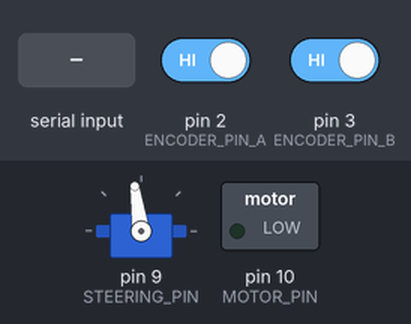
This sketch was run on a simulated Arduino Leonardo, built with avr-gcc and run on an emulated ATmega32U4. Parts: servo, switched loads named in the sketch (green lamp = pin HIGH). Wiring (inferred from the names in the program): servo: signal pin 9. Inputs (shaded band) come from the test bench; at power-on: pin 2 (ENCODER_PIN_A) HIGH, pin 3 (ENCODER_PIN_B) HIGH. The modem accepts every AT command (registered, SIM ready, sends succeed) and sends nothing else; servo pulses on a pin are drawn as a servo (544–2400 µs = 0–180°); pins used as bus, display or sensor lines are not drawn; what the sketch prints to the serial monitor is not drawn.

Above: at 1.2 s.
1.3 s: "-" received over Serial
2.8 s: "i" received over Serial
Timing chart, 0 to 29.0 s (numbered marks = the images above; inputs shaded):
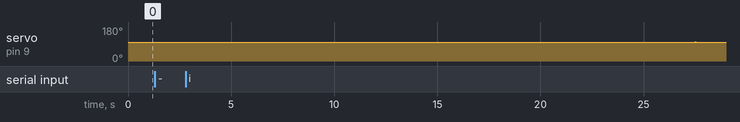

The sketch:

SpeedSteeringManualControl2.ino
```cpp
/**
 * Tests the speed and steering angle controllers in the Pharos Lab Traxxas Stampede mobility chassis.
 * The speed controller implements a PID loop that adjusts the speed command being
 * sent to the motor controller based on feedback from the encoder.  The user can
 * adjust the target speed by using the '-' and '+' keys through the serial console.
 * The initial target speed is 0m/s.  The target speeds (in cm/s) are defined within the
 * TARGET_SPEED array.
 *
 * The steering angle is controlled by '/' and '*' keys through the serial console.
 *
 * This program runs on an Arduino Pro mini with the encoder channel A attached to pin 2,
 * encoder channel B attached to pin 3, the motor controller's signal line connected to pin 10,
 * and the steering servo attached to pin 9.
 *
 * The Syren 25A motor controller must be set on Packetized Serial input mode.  The DIP switches
 * are set as follows: OFF, OFF, OFF, ON, ON, ON
 *
 * @author Chien-Liang Fok
 * @date 02/15/2012
 */

#include <SoftwareSerial.h> // for communicating with SyRen 25A motor controller
#include "ProteusServo.h"   // for generating R/C PWM signal for steering servo

int TARGET_SPEED[] = {-200, -175, -150, -125, -100, -75, -50, -25, 0, 25, 50, 75, 100, 125, 150, 175, 200};
#define NUM_SPEEDS 17
int _currentSpeedIndx = 8;

// Define constants and variables used for controlling the SyRen 25A motor controller

SoftwareSerial _motorPort(11, 10);  // RX, TX

byte MOTOR_START_BYTE = 170;
byte MOTOR_ADDR = 128;
byte MOTOR_CMD_FORWARD = 0;
byte MOTOR_CMD_BACKWARD = 1;
byte MOTOR_PWR_MAX = 127;
byte MOTOR_PWR_STOP = 0;
int _currMotorPwr = MOTOR_PWR_STOP;   // used by the PID controller, range -MOTOR_PWR_MAX to MOTOR_PWR_MAX
boolean _motorInit = false;

#define MOTOR_POS_ACCEL_LIMIT 0  // The max positive acceleration in m/s/100ms
#define MOTOR_NEG_ACCEL_LIMIT 50  // The max negative acceleration in m/s/100ms
#define MOTOR_MAX_ERROR 100 // The maximum error in cm/s

/*
 * Define the pins used by this program.
 */
enum PIN_ASSIGNMENTS {
  ENCODER_PIN_A = 2,
  ENCODER_PIN_B = 3,
  STEERING_PIN = 9,
  MOTOR_PIN = 10,
  LED_PIN = 13,
};

/*
 * Define the range of parameters for controlling the steering angle.
 */
#define STEERING_MIN_PULSE 1000
#define STEERING_MAX_PULSE 2000
#define STEERING_MAX_LEFT 20
#define STEERING_CENTER 100
#define STEERING_MAX_RIGHT 180

byte _ledState = 0;

volatile int _encoderCnt = 0;
boolean _A_set = false;
boolean _B_set = false;

/**
 * The time when the speed command was last updated in milliseconds since the MCU was powered on.
 */
unsigned long _prevUpdateTime = 0;

//unsigned int _currMotorCmd = MOTOR_STOP; // This is the command send to the Servo component, which generates the RC PWM signal.
int _targetSpeed = 0; // units is cm/s (50cm/s = 0.5m/s)
int _throttledTargetSpeed = 0; // units is cm/s

/**
 * Define the coefficients of the motor PID controller.
 */
#define MOTOR_PID_P 10
#define MOTOR_PID_I 0
#define MOTOR_PID_D 0

int _prevErr = 0;  // The previous error.  This is used when computing the "D" term of the PID controller.
int _totalErr = 0; // The cumulative error since the system started.  This is used by the "I" term in the PID controller

ProteusServo _steeringServo;
int _steeringAngle = STEERING_CENTER;


void setup() {

  // Configure the encoder pins
  pinMode(ENCODER_PIN_A, INPUT);
  pinMode(ENCODER_PIN_B, INPUT);
  digitalWrite(ENCODER_PIN_A, HIGH);  // turn on pullup resistor
  digitalWrite(ENCODER_PIN_B, HIGH);  // turn on pullup resistor

  // Configure the encoder interrupts
  attachInterrupt(0, doEncoderA, CHANGE); // encoder channel A is on pin 2, interrupt 0
  attachInterrupt(1, doEncoderB, CHANGE); // encoder channel B is on pin 3, interrupt 1

  // Initialize the motor controller.  The motor is controlled via a packetized serial protocol
  pinMode(MOTOR_PIN, OUTPUT);   //PEDRO-DEBUG
  _motorPort.begin(9600);

  // Set the target speed.
  _targetSpeed = TARGET_SPEED[_currentSpeedIndx];

  _steeringServo.attach(STEERING_PIN, STEERING_MIN_PULSE, STEERING_MAX_PULSE);
  _steeringServo.write(STEERING_CENTER);

  // Initialize the serial port.  This is for communicating the PID controller's state to an attached PC.
  Serial.begin(115200);
}

void sendMotorPacket() {
 // Serial.println("Calling Motor Packet");

  byte currMotorAbsPwr = abs(_currMotorPwr);

  byte currMotorCmd = MOTOR_CMD_FORWARD;
  if (_currMotorPwr < 0) {
    currMotorCmd = MOTOR_CMD_BACKWARD;
  }

  byte motorChecksum = 0x7F & (MOTOR_ADDR + currMotorCmd + currMotorAbsPwr);

  //Serial.println(_motorInit);
  //Serial.println(_steeringServo.isBusy());

  if (_motorInit && !_steeringServo.isBusy()) {
    Serial.print("Actual motor cmd: ");
    Serial.print(currMotorCmd);
    Serial.print(", Acutal motor pwr: ");
    Serial.print(currMotorAbsPwr);
    Serial.print(", Checksum: ");
    Serial.println(motorChecksum);
    _motorPort.write(MOTOR_ADDR); // send address byte
    _motorPort.write(currMotorCmd);
    _motorPort.write(currMotorAbsPwr);
    _motorPort.write(motorChecksum);

  //  Serial.println("Sending Motor Packet");
  }
}

void loop() {
  unsigned long currTime = millis();

  if (Serial.available()) {
    char dir = Serial.read();
    if (dir == '-') {
      if (_currentSpeedIndx > 0) {
        _currentSpeedIndx--;
        _targetSpeed = TARGET_SPEED[_currentSpeedIndx];
      }
    } else if (dir == '+') {
      if (_currentSpeedIndx < NUM_SPEEDS - 1) {
         _currentSpeedIndx++;
        _targetSpeed = TARGET_SPEED[_currentSpeedIndx];
      }
    } else if (dir == '/') {
      _steeringAngle--;
      if (_steeringAngle < STEERING_MAX_LEFT)
        _steeringAngle = STEERING_MAX_LEFT;
    } else if (dir == '*') {
      _steeringAngle++;
      if (_steeringAngle > STEERING_MAX_RIGHT)
        _steeringAngle = STEERING_MAX_RIGHT;
    } else if (dir == 'i') {
      _motorPort.write(MOTOR_START_BYTE); // set the baud rate
      _motorInit = true;
      Serial.println("Motor Controller Initialized.");
    }

    _steeringServo.write(_steeringAngle);

    Serial.print("Target speed: ");
    Serial.print(_targetSpeed);
    Serial.print("Steering angle: ");
    Serial.println(_steeringAngle);

    toggleLED();
  }

  /**
   * Update the throttled target speed and PID controller every 100ms.
   */
  if (calcTimeDiff(_prevUpdateTime, currTime) >= 500) {
    int encoderCnt = _encoderCnt;
    _encoderCnt = 0;
    _prevUpdateTime = currTime;

    // Compute the number of encoder counts per second.
    // Since encoderCnt is the number of counter per 100ms, multiply by 10 to get
    // number of counts per second.
    int cntPerSecond = encoderCnt * 10;

    // Calculate speed in cm/s.  To do this, divide cntPerSecond
    // by 1000 (since there are 1000 encoder counts per wheel rotation), then multiple
    // by 36 (since the wheel's circumference is 36cm).  Collectivity,
    // this is approximately equal to dividing cntPerSecond by 28.
    int currSpeed = cntPerSecond / 28; // / 1000 * 36;

    // Update the throttled target speed.  This implements software-based acceleration/deceleration.
    if (_throttledTargetSpeed != _targetSpeed) {
      if (_throttledTargetSpeed < _targetSpeed) {
        // Must increase speed
        if (MOTOR_POS_ACCEL_LIMIT == 0 || _targetSpeed - _throttledTargetSpeed < MOTOR_POS_ACCEL_LIMIT)
          _throttledTargetSpeed = _targetSpeed;
        else
          _throttledTargetSpeed += MOTOR_POS_ACCEL_LIMIT;
      } else {
        // Must decrease speed
        if (MOTOR_NEG_ACCEL_LIMIT == 0 || _throttledTargetSpeed - _targetSpeed < MOTOR_NEG_ACCEL_LIMIT)
          _throttledTargetSpeed = _targetSpeed;
        else
          _throttledTargetSpeed -= MOTOR_NEG_ACCEL_LIMIT;
      }
    }

    // Check for special stop condition
    if (_throttledTargetSpeed == 0) {
      _currMotorPwr = MOTOR_PWR_STOP;
      _prevErr = _totalErr = 0;
    } else {
      // Calculate the speed error in cm/s.  A positive value means the robot
      // is currently traveling too slow and must speed up.
      int currSpeedErr = _throttledTargetSpeed - currSpeed;

      // Update the PID controller terms.
      _totalErr += currSpeedErr;
      int deltaErr = currSpeedErr - _prevErr;
      _prevErr = currSpeedErr;

      if (abs(_prevErr) > MOTOR_MAX_ERROR) {
        _currMotorPwr = MOTOR_PWR_STOP;
        _prevErr = _totalErr = _throttledTargetSpeed = 0;
      } else {
        // Generate the new motor command
        _currMotorPwr += currSpeedErr/MOTOR_PID_P + MOTOR_PID_I * _totalErr + MOTOR_PID_D * deltaErr;
      }

      // Apply the cutoffs to ensure the robot does not move too fast
      if (_currMotorPwr > MOTOR_PWR_MAX) {
        _currMotorPwr = MOTOR_PWR_MAX;
      }
    }

    // Send the new motor command to the motor.
    sendMotorPacket();

    Serial.print("target: ");
    Serial.print(_targetSpeed);
    Serial.print(", actual: ");
    Serial.print(currSpeed);
    Serial.print(", motor pwr: ");
    Serial.print(_currMotorPwr);
    Serial.print(", total err: ");
    Serial.print(_totalErr);
    Serial.print(", prev err: ");
    Serial.println(_prevErr);
  }
}

unsigned long calcTimeDiff(unsigned long time1, unsigned long time2) {
  if (time1 > time2) {
    unsigned long maxUL = 0xFFFFFFFF;
    return maxUL - time2 + time1;
  } else
    return time2 - time1;
}

// The following encoder interrupts were taken from:
// http://www.arduino.cc/playground/Main/RotaryEncoders

// Interrupt on A changing state
void doEncoderA(){
  // Test transition
  _A_set = digitalRead(ENCODER_PIN_A) == HIGH;
  // and adjust counter + if A leads B
  _encoderCnt += (_A_set != _B_set) ? +1 : -1;
}

// Interrupt on B changing state
void doEncoderB(){
  // Test transition
  _B_set = digitalRead(ENCODER_PIN_B) == HIGH;
  // and adjust counter + if B follows A
  _encoderCnt += (_A_set == _B_set) ? +1 : -1;
}

void toggleLED() {
  digitalWrite(LED_PIN, _ledState);
  _ledState != _ledState;
}
```

ProteusServo.h
```cpp
// (licence header left out)
/*

  A servo is activated by creating an instance of the Servo class passing the desired pin to the attach() method.
  The servos are pulsed in the background using the value most recently written using the write() method

  Note that analogWrite of PWM on pins associated with the timer are disabled when the first servo is attached.
  Timers are seized as needed in groups of 12 servos - 24 servos use two timers, 48 servos will use four.
  The sequence used to sieze timers is defined in timers.h

  The methods are:

   Servo - Class for manipulating servo motors connected to Arduino pins.

   attach(pin )  - Attaches a servo motor to an i/o pin.
   attach(pin, min, max  ) - Attaches to a pin setting min and max values in microseconds
   default min is 544, max is 2400

   write()     - Sets the servo angle in degrees.  (invalid angle that is valid as pulse in microseconds is treated as microseconds)
   writeMicroseconds() - Sets the servo pulse width in microseconds
   read()      - Gets the last written servo pulse width as an angle between 0 and 180.
   readMicroseconds()   - Gets the last written servo pulse width in microseconds. (was read_us() in first release)
   attached()  - Returns true if there is a servo attached.
   detach()    - Stops an attached servos from pulsing its i/o pin.
 */

#ifndef ProteusServo_h
#define ProteusServo_h

#include <inttypes.h>

/*
 * Defines for 16 bit timers used with  Servo library
 *
 * If _useTimerX is defined then TimerX is a 16 bit timer on the curent board
 * timer16_Sequence_t enumerates the sequence that the timers should be allocated
 * _Nbr_16timers indicates how many 16 bit timers are available.
 *
 */

// Say which 16 bit timers can be used and in what order
#if defined(__AVR_ATmega1280__) || defined(__AVR_ATmega2560__)
#define _useTimer5
#define _useTimer1
#define _useTimer3
#define _useTimer4
typedef enum { _timer5, _timer1, _timer3, _timer4, _Nbr_16timers } timer16_Sequence_t ;

#elif defined(__AVR_ATmega32U4__)
#define _useTimer3
#define _useTimer1
typedef enum { _timer3, _timer1, _Nbr_16timers } timer16_Sequence_t ;

#elif defined(__AVR_AT90USB646__) || defined(__AVR_AT90USB1286__)
#define _useTimer3
#define _useTimer1
typedef enum { _timer3, _timer1, _Nbr_16timers } timer16_Sequence_t ;

#elif defined(__AVR_ATmega128__) ||defined(__AVR_ATmega1281__)||defined(__AVR_ATmega2561__)
#define _useTimer3
#define _useTimer1
typedef enum { _timer3, _timer1, _Nbr_16timers } timer16_Sequence_t ;

#else  // everything else
#define _useTimer1
typedef enum { _timer1, _Nbr_16timers } timer16_Sequence_t ;
#endif

#define Servo_VERSION           2      // software version of this library

#define MIN_PULSE_WIDTH       544     // the shortest pulse sent to a servo
#define MAX_PULSE_WIDTH      2400     // the longest pulse sent to a servo
#define DEFAULT_PULSE_WIDTH  1500     // default pulse width when servo is attached
#define REFRESH_INTERVAL    20000     // minumim time to refresh servos in microseconds

#define SERVOS_PER_TIMER       12     // the maximum number of servos controlled by one timer
#define MAX_SERVOS   (_Nbr_16timers  * SERVOS_PER_TIMER)

#define INVALID_SERVO         255     // flag indicating an invalid servo index

typedef struct  {
  uint8_t nbr        :6 ;             // a pin number from 0 to 63
  uint8_t isActive   :1 ;             // true if this channel is enabled, pin not pulsed if false
} ServoPin_t   ;

typedef struct {
  ServoPin_t Pin;
  unsigned int ticks;
} servo_t;

class ProteusServo
{
public:
  ProteusServo();
  uint8_t attach(int pin);           // attach the given pin to the next free channel, sets pinMode, returns channel number or 0 if failure
  uint8_t attach(int pin, int min, int max); // as above but also sets min and max values for writes.
  void detach();
  void write(int value);             // if value is < 200 its treated as an angle, otherwise as pulse width in microseconds
  void writeMicroseconds(int value); // Write pulse width in microseconds
  int read();                        // returns current pulse width as an angle between 0 and 180 degrees
  int readMicroseconds();            // returns current pulse width in microseconds for this servo (was read_us() in first release)
  bool attached();                   // return true if this servo is attached, otherwise false
  bool isBusy();                     // return true if this servo is in the midst of doing a pulse
private:
   uint8_t servoIndex;               // index into the channel data for this servo
   int8_t min;                       // minimum is this value times 4 added to MIN_PULSE_WIDTH
   int8_t max;                       // maximum is this value times 4 added to MAX_PULSE_WIDTH
};

#endif
```

Source omitted: ProteusServo.cpp (12472 bytes)

Measured:
- after the input at 1.3 s, every drawn part: stays the same
